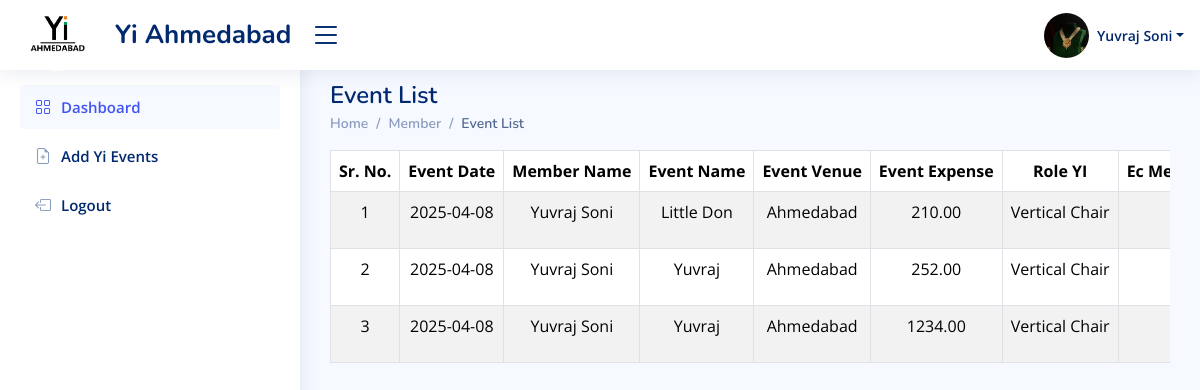
The page /member/event-list (signed in) on the database its author committed.
### admin_app/models.py (models this page shows, shortened)
class LoginSide(AbstractUser):
    id = models.UUIDField(
        primary_key=True, default=uuid.uuid4, editable=False, db_index=True
    )
    login_role = models.ManyToManyField(Login_Role, verbose_name="LoginRole")
    first_name = models.CharField(max_length=200, null=True, verbose_name="FirstName")
    last_name = models.CharField(max_length=200)
    email = models.EmailField(max_length=200, unique=True, validators=[validate_email])
    photo = models.ImageField(upload_to="user_photo/", null=True, blank=True, validators = [FileExtensionValidator(allowed_extensions=["jpeg", "jpg", "png"])])
    yi_role = models.CharField(max_length=200, null=True)
    phone_number = models.CharField(
        max_length=10,  # This will accommodate international numbers
        default="0",
        validators=[
            RegexValidator(
                regex=r"^(\+91[\-\s]?)?[0]?(91)?[789]\d{9}$",  # This is the regex for validating the phone number
                message="Enter a valid phone number.",
                code="invalid_phone",
            ),
        ],
    )

### manager_app/models.py (models this page shows)
class Event_Data(models.Model):
    user = models.ForeignKey(LoginSide, on_delete=models.SET_NULL, null=True,db_index=True)
    your_name = models.CharField(max_length=50)
    event_name = models.CharField(max_length=200,blank=True)
    event_venue = models.TextField(blank=True)
    event_expense = models.BigIntegerField(blank=True,null=True,default=0)
    date = models.CharField(max_length=200)
    role_yi = models.CharField(max_length=200)
    project_vertical = models.CharField(max_length=200)
    project_stakeholder = models.CharField(max_length=200)
    yi_pillar = models.CharField(max_length=200)
    social_link = models.URLField(max_length=300)
    which_SIG = models.CharField(max_length=200,blank=True,null=True)
    event_member = models.CharField(max_length=1000,blank=True,null=True)
    total_impact = models.BigIntegerField(blank=True,default=1)
    select_ec_member = models.CharField(max_length=50,blank=True,null=True)
    school = models.CharField(max_length=200,blank=True,null=True)
    collage = models.CharField(max_length=200,blank=True,null=True)
    associate_partner = models.CharField(max_length=200,null=True,blank=True)
    event_description =  models.TextField(max_length=700,null=True,blank=True)

### manager_app/views.py (the view)
# urls.py: path('event-list',event_list,name='event-list'),
@login_required(login_url='index')
def event_list(request):
    user = request.user
    all_event = Event_Data.objects.filter(user=user)
    context = {
        'user': user,
        'k1': all_event
    }
    return render(request, 'member/event_list.html', context)

### manager_app/templates/member/event_list.html (shortened to what this page needs)
{% load static %}
<!DOCTYPE html>
<html lang="en">
<head>
    <link href="{% static 'assets/vendor/bootstrap/css/bootstrap.min.css' %}" rel="stylesheet">
    <link href="{% static 'assets/vendor/bootstrap-icons/bootstrap-icons.css' %}" rel="stylesheet">
    <link href="{% static 'css/manager_dashboard.css' %}" rel="stylesheet">
    <link href="{% static 'assets/css/style.css' %}" rel="stylesheet">
    <link href="{% static 'assets/css/footer.css' %}" rel="stylesheet">
    <link href="{% static 'css/inputfiled.css' %}" rel="stylesheet">
</head>
<body>
    {% include 'components/header.html' %}
    {% include 'components/side_navbar.html' %}
    <main id="main" class="main">
        <br>
        <div class="pagetitle">
            <h1>Event List</h1></div>
            <nav>
                <ol class="breadcrumb">
                    <li class="breadcrumb-item"><a href="{% url 'manager-dashboard' %}">Home</a></li>
                    <li class="breadcrumb-item">Member</li>
                    <li class="breadcrumb-item active">Event List</li>
                </ol>
            </nav>
        <div class="table-responsive">
            <table class="table table-striped table-bordered" width="100%">
                <thead>
                    <tr class="text-nowrap text-center">
                        <th>Sr. No.</th>
                        <th>Event Date</th>
                        <th>Member Name</th>
                        <th>Event Name</th>
                        <th>Event Venue</th>
                        <th>Event Expense</th>
                        <th>Role YI</th>
                        <th>Ec Members Name</th>
                    </tr>
                </thead>
                <tbody>
                    {% if k1 %}
                        {% for i in k1 %}
                            <tr class="text-nowrap text-center">
                                <td>{{ forloop.counter }}</td>
                                <td>{{ i.date }}</td>
                                <td>{{ i.your_name }}</td>
                                <td>{{ i.event_name }}</td>
                                <td>{{ i.event_venue }}</td>
                                <td>{{ i.event_expense|floatformat:2 }}</td>
                                <td>{{ i.role_yi }}</td>
                                <td>{{ i.event_handle }}<br></td>
                            </tr>
                        {% endfor %}
                    {% else %}
                        <tr>
                            <td colspan="17" class="text-center">No events available</td>
                        </tr>
                    {% endif %}
                </tbody>
            </table>
        </div>
    </main>
</body>
</html>

### manager_app/templates/components/header.html (shortened to what this page needs)
{% load static %}
<header id="header" class="header fixed-top d-flex align-items-center">
    <div class="d-flex align-items-center justify-content-between">
      <a href="{% url 'manager-dashboard' %}" class="logo d-flex align-items-center">
  <img src="{% static 'Image/YIIMG.png' %}" alt="logo img"  height="75px" width="75px" class="rounded-circle" >
        <span class="d-none d-lg-block">Yi Ahmedabad</span>
      </a>
      <i class="bi bi-list toggle-sidebar-btn"></i>
    </div>
    <nav class="header-nav ms-auto">
      <ul class="d-flex align-items-center">
        <li class="nav-item dropdown pe-3">
          <a class="nav-link nav-profile d-flex align-items-center pe-0" href="#" data-bs-toggle="dropdown">
            <img src="{% if user.photo %}{{ user.photo.url }} {% else %} {% static 'Image/img.png' %} {% endif %}" height="45px" width="45px" alt="Profile" class="rounded-circle">
            <span class="d-none d-md-block dropdown-toggle ps-2">{{ user.first_name }} {{ user.last_name }}</span>
          </a>
        </li>
      </ul>
    </nav>
  </header>

### admin_app/static/assets/css/style.css (style rules this page uses)
:root { scroll-behavior: smooth; }
body { font-family: "Open Sans", sans-serif; background: #f6f9ff; color: #444444; }
a { color: #4154f1; text-decoration: none; }
h1, h2, h3, h4, h5, h6 { font-family: "Nunito", sans-serif; }
#main { margin-top: 60px; padding: 20px 30px; transition: all 0.3s; }
.pagetitle { margin-top: -23px; display: flex; justify-content: space-between; margin-bottom: 10px; }
.pagetitle h1 { font-size: 24px; margin-bottom: 0; font-weight: 600; color: #012970; }
.breadcrumb { margin-top: -7px; font-size: 14px; font-family: "Nunito", sans-serif; color: #899bbd; font-weight: 600; }
.breadcrumb a { color: #899bbd; transition: 0.3s; }
.breadcrumb .breadcrumb-item::before { color: #899bbd; }
.breadcrumb .active { color: #51678f; font-weight: 600; }
.logo { line-height: 1; height:95px; }
@media (min-width: 1200px) { .logo { width: 280px; } }
.logo img { max-height: 72px; margin-right: 20px; }
.logo span { font-size: 26px; font-weight: 700; color: #012970; font-family: "Nunito", sans-serif; }
.header { transition: all 0.5s; z-index: 997; height: 70px; box-shadow: 0px 2px 20px rgba(1, 41, 112, 0.1); background-color: #fff; padding-left: 20px; }
.header .toggle-sidebar-btn { font-size: 32px; padding-left: 10px; cursor: pointer; color: #012970; }
.header-nav ul { list-style: none; }
.header-nav>ul { margin: 0; padding: 0; }
.header-nav .nav-profile { color: #012970; }
.header-nav .nav-profile img { max-height: 45px; }
.header-nav .nav-profile span { font-size: 14px; font-weight: 600; }
#main, #footer { margin-left: 300px; transition: margin-left 0.3s ease-in-out; }

### rows shown on the page
LoginSide: photo (picture), first_name "Yuvraj", last_name "Soni"
Event_Data: date "2025-04-08", your_name "Yuvraj Soni", event_name "Little Don", event_venue "Ahmedabad", event_expense "210.00", role_yi "Vertical Chair"
Event_Data: date "2025-04-08", your_name "Yuvraj Soni", event_name "Yuvraj", event_venue "Ahmedabad", event_expense "252.00", role_yi "Vertical Chair"
Event_Data: date "2025-04-08", your_name "Yuvraj Soni", event_name "Yuvraj", event_venue "Ahmedabad", event_expense "1234.00", role_yi "Vertical Chair"
